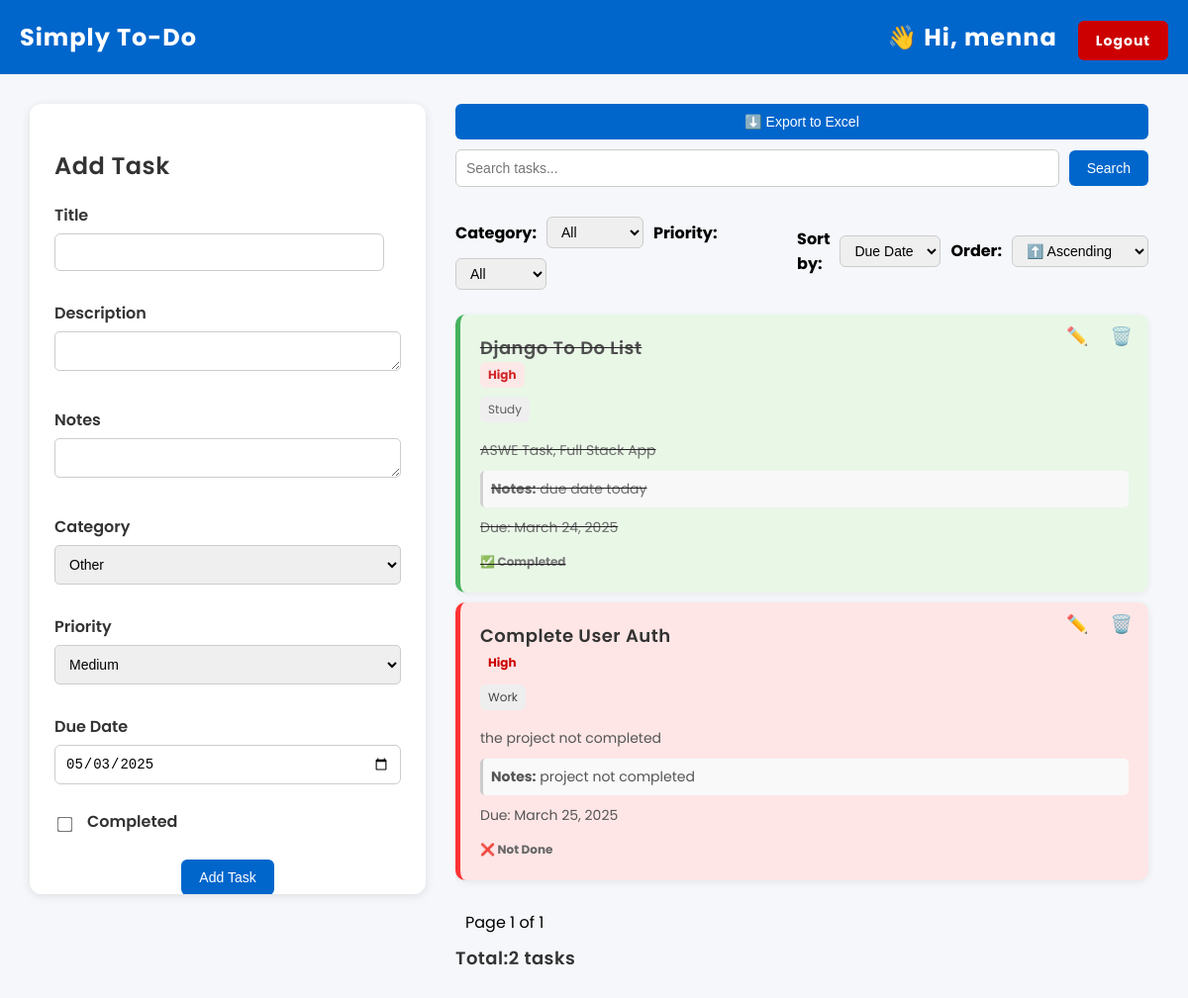
Before: /tasks/ (signed in) with the older database file.
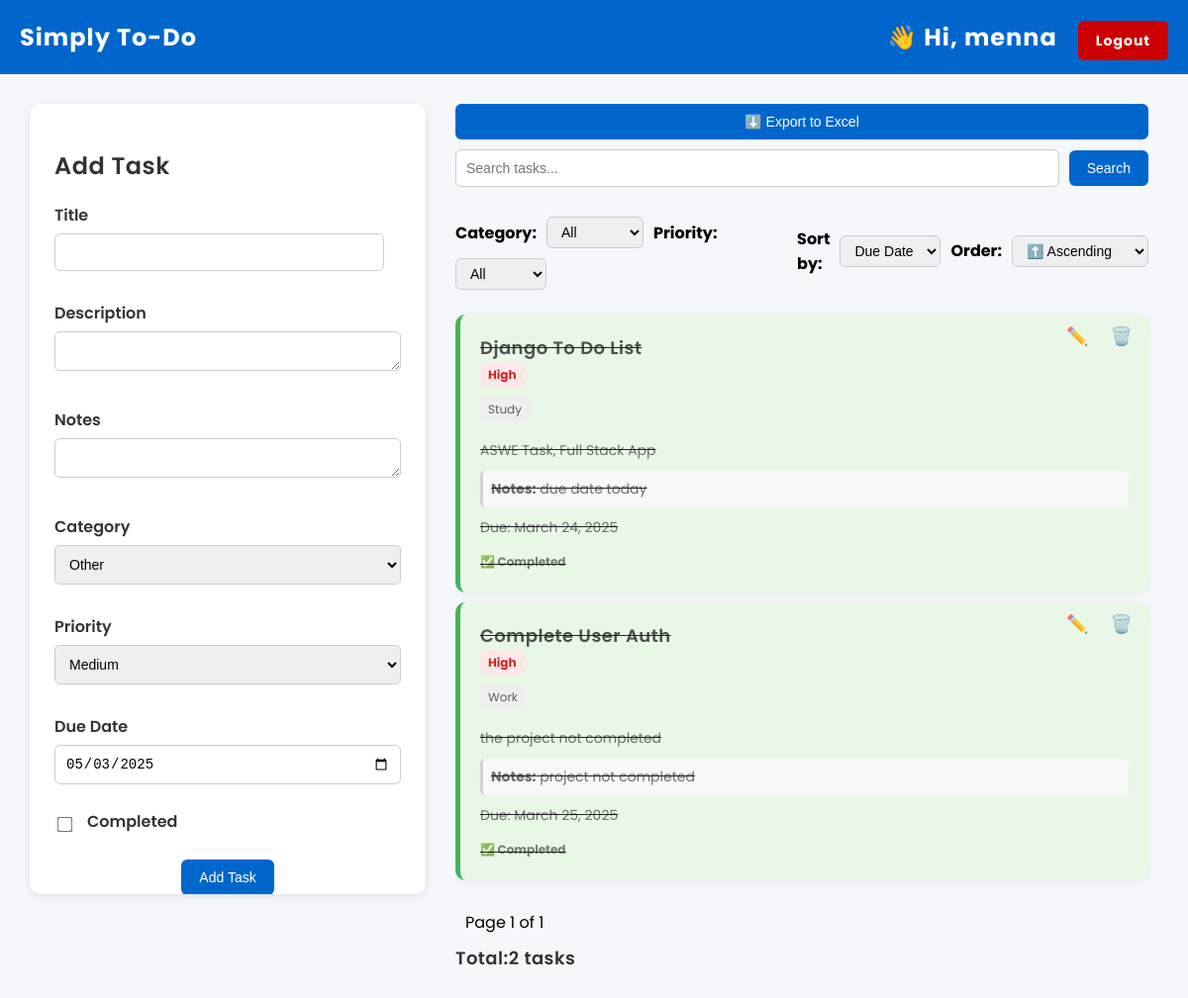
After: the same page with the newer database file.
### tasks/models.py (models this page shows, shortened)
class Task(models.Model):
    title = models.CharField(max_length=100)
    description = models.TextField()
    completed = models.BooleanField(default=False)
    CATEGORY_CHOICES = [
        ('Work', 'Work'),
        ('Study', 'Study'),
        ('Personal', 'Personal'),
        ('Other', 'Other'),
    ]
    category = models.CharField(max_length=20, choices=CATEGORY_CHOICES, default='Other')
    due_date = models.DateField(default=timezone.now)
    PRIORITY_CHOICES = [
        ('High', 'High'),
        ('Medium', 'Medium'),
        ('Low', 'Low'),
    ]
    priority = models.CharField(max_length=10, choices=PRIORITY_CHOICES, default='Medium')
    notes = models.TextField(blank=True, null=True)
    user = models.ForeignKey(User, on_delete=models.CASCADE)

### tasks/views.py (the view, shortened to what this page needs)
# urls.py: path('', views.task_list, name='task_list'),
@login_required
def task_list(request):
    query = request.GET.get('q', '')
    sort_field = request.GET.get('field', 'due_date')
    sort_order = request.GET.get('order', 'asc')
    sort_prefix = '' if sort_order == 'asc' else '-'
    category_filter = request.GET.get('category', '')
    priority_filter = request.GET.get('priority', '')
    now = timezone.now().date()
    near_date = now + timedelta(days=2)
    tasks = Task.objects.filter(user=request.user)
    if query:
        tasks = tasks.filter(
            Q(title__icontains=query) |
            Q(description__icontains=query) |
            Q(category__icontains=query)
        )
    tasks = tasks.order_by(f'{sort_prefix}{sort_field}')
    if category_filter:
        tasks = tasks.filter(category__iexact=category_filter)
    if priority_filter:
        tasks = tasks.filter(priority__iexact=priority_filter)
    paginator = Paginator(tasks, 2)
    page_number = request.GET.get('page')
    category_filter = request.GET.get('category', '')
    priority_filter = request.GET.get('priority', '')
    page_obj = paginator.get_page(page_number)
    task_count = tasks.count()
    form = TaskForm()
    return render(request, 'task_list.html', {
        'form': form,
        'page_obj': page_obj,
        'query': query,
        'sort_field': sort_field,
        'sort_order': sort_order,
        'task_count': task_count,
        'category_filter': category_filter,
        'priority_filter': priority_filter,
        'now': now,
        'near_date': near_date,
    })

### tasks/forms.py
class TaskForm(forms.ModelForm):
    class Meta:
        model = Task
        fields = ['title', 'description', 'completed', 'category', 'due_date', 'priority', 'notes']
        widgets = {
            'due_date': forms.DateInput(attrs={'type': 'date'})
        }

### tasks/templates/task_list.html (shortened to what this page needs)
{% load static %}
<!DOCTYPE html>
<html lang="en">
  <head>
    <link rel="stylesheet" href="{% static 'tasks/styles.css' %}" />
  </head>
  <body>
    <header>Simply To-Do
        <span>
            {% if user.is_authenticated %}
              <span style="margin-right: 15px;">👋 Hi, {{ user.username }}</span>
              <a href="{% url 'login' %}" class="btn" style="background-color: #cc0000;">Logout</a>
            {% else %}
              <a href="{% url 'login' %}" class="btn" style="margin-right: 10px;">Login</a>
              <a href="{% url 'register' %}" class="btn">Register</a>
            {% endif %}
        </span>
    </header>
    <div class="main-content">
      <div class="task-form-box">
        <h2>Add Task</h2>
        <form method="post" class="task-form">
          <div class="form-group">
            <label for="id_title">Title</label>
            {{ form.title }}
          </div>
          <div class="form-group">
            <label for="id_description">Description</label>
            {{ form.description }}
          </div>
          <div class="form-group">
            <label for="id_notes">Notes</label>
            {{ form.notes }}
          </div>
          <div class="form-group">
            <label for="id_category">Category</label>
            {{ form.category }}
          </div>
          <div class="form-group">
            <label for="id_priority">Priority</label>
            {{ form.priority }}
          </div>
          <div class="form-group">
            <label for="id_due_date">Due Date</label>
            {{ form.due_date }}
          </div>
          <div class="form-group checkbox-group">
            <input type="checkbox" id="{{ form.completed.id_for_label }}" name="{{ form.completed.name }}"
                   {% if form.completed.value %}checked{% endif %}>
            <label for="{{ form.completed.id_for_label }}">Completed</label>
          </div>
          <div style="text-align: center; margin-top: 20px">
            <button type="submit" class="btn">Add Task</button>
          </div>
        </form>
      </div>
      <div class="task-list">
        <button class="btn" onclick="exportTasksToExcel()">⬇️ Export to Excel</button>
        <form method="get" action="." class="task-search-form" style="margin-bottom: 20px;">
            <input type="text" name="q" placeholder="Search tasks..." value="{{ query }}" />
            <button type="submit" class="btn">Search</button>
          </form>
          <div class="filter-cont">
            <form method="get" class="filter-form" style="display: flex; gap: 10px; align-items: center; flex-wrap: wrap; margin-bottom: 15px;">
                <label for="category"><strong>Category:</strong></label>
                <select name="category" id="category" onchange="this.form.submit()">
                    <option value="">All</option>
                </select>
                <label for="priority"><strong>Priority:</strong></label>
                <select name="priority" id="priority" onchange="this.form.submit()">
                    <option value="">All</option>
                </select>
                </form>
            <form method="get" class="sort-form" style="display: flex; gap: 10px; align-items: center; margin-bottom: 20px;">
                <label for="field"><strong>Sort by:</strong></label>
                <select name="field" id="field" onchange="this.form.submit()">
                  <option value="due_date" {% if sort_field == 'due_date' %}selected{% endif %}>Due Date</option>
                </select>
                <label for="order"><strong>Order:</strong></label>
                <select name="order" id="order" onchange="this.form.submit()">
                  <option value="asc" {% if sort_order == 'asc' %}selected{% endif %}>⬆️ Ascending</option>
                </select>
              </form>
          </div>
        {% for task in page_obj %}
        <div class="task-card
        {% if task.completed %}completed
        {% elif task.due_date and task.due_date < now %} late
        {% elif task.due_date and task.due_date <= near_date %} upcoming
        {% endif %}">
          <div class="task-actions">
            <button
            class="btn-edit"
            onclick="openEditModal(
                {{ task.id }},
                '{{ task.title|escapejs }}',
                '{{ task.description|escapejs }}',
                {{ task.completed|yesno:'true,false' }},
                '{{ task.category|escapejs }}',
                '{{ task.due_date|date:"Y-m-d" }}',
                '{{ task.priority|escapejs }}',
                '{{ task.notes|default_if_none:""|escapejs }}'
            )"
            >
            ✏️
            </button>
            <button
              class="btn-delete"
              onclick="openDeleteModal({{ task.id }}, '{{ task.title }}')"
            >
              🗑️
            </button>
          </div>
          <h3>
            <a href="#" onclick="openDetailModal({{ task.id }})" style="text-decoration: none; color: inherit;">
              {{ task.title }}
            </a>
          </h3>
          <span class="priority-tag {{ task.priority|lower }}"
            >{{ task.priority }}</span
          ><br />
          <span class="category-tag">{{ task.category }}</span>
          <p>{{ task.description }}</p>
          {% if task.notes %}
          <p class="task-notes"><strong>Notes:</strong> {{ task.notes }}</p>
          {% endif %}
          <p class="due-date">Due: {{ task.due_date }}</p>
          <span class="status">
            {% if task.completed %}✅ Completed{% else %}❌ Not Done{% endif %}
          </span>
        </div>
        {% empty %}
        <p>No tasks found.</p>
        {% endfor %}
        <div class="pagination" style="margin-top: 20px;">
            <span style="margin: 0 10px;">Page {{ page_obj.number }} of {{ page_obj.paginator.num_pages }}</span>
          </div>
        <div class="task-summary" style="margin-bottom: 15px;">
            <h3>Total:{{ task_count }} task{{ task_count|pluralize }}</h3>
        </div>
      </div>
    </div>
  </body>
</html>

### tasks/static/tasks/styles.css (style rules this page uses)
body { margin: 0; font-family: 'Segoe UI', Tahoma, Geneva, Verdana, sans-serif; background-color: #f5f7fa; }
header { background-color: #0066cc; color: white; padding: 20px; text-align: center; font-size: 24px; font-weight: bold; letter-spacing: 1px; }
.main-content { display: flex; justify-content: space-between; padding: 30px; gap: 30px; flex-wrap: wrap; }
.task-form-box { flex: 1; min-width: 300px; background-color: #ffffff; padding: 25px; border-radius: 12px; box-shadow: 0 2px 10px rgba(0, 0, 0, 0.1); }
.task-form-box h2 { margin-bottom: 20px; color: #333; }
.task-form { background-color: #ffffff; }
.task-form label { display: block; font-weight: 600; margin-bottom: 6px; color: #333; }
.form-group { margin-bottom: 15px; }
.checkbox-group { display: flex; align-items: center; gap: 10px; font-weight: 600; color: #333; }
.task-form input[type="text"], .task-form textarea, .task-form select { width: 95%; padding: 10px; border-radius: 6px; border: 1px solid #ccc; font-size: 14px; margin-bottom: 10px; }
.task-form input[type="checkbox"] { transform: scale(1.2); accent-color: #0066cc; }
.btn { padding: 10px 20px; border: none; border-radius: 6px; background-color: #0066cc; color: white; cursor: pointer; transition: background-color 0.3s ease; font-size: 14px; }
.btn-delete { background-color: #e60026; }
.btn-edit { background-color: #ff9900; }
.task-list { flex: 2; display: grid; grid-template-columns: repeat(auto-fill, minmax(250px, 1fr)); gap: 20px; }
.task-card { background-color: #fff; padding: 20px; border-radius: 10px; box-shadow: 0 2px 8px rgba(0, 0, 0, 0.07); position: relative; }
.task-card.completed { background-color: #e8f7e4; border-left: 5px solid #28a745; opacity: 0.85; text-decoration: line-through; }
.task-card h3 { margin: 0; font-size: 18px; color: #333; }
.task-card p { margin: 10px 0; font-size: 14px; color: #555; }
.task-card .status { font-size: 12px; font-weight: bold; color: #666; }
.task-actions { position: absolute; top: 10px; right: 10px; }
.task-actions button { background: none; border: none; cursor: pointer; font-size: 18px; margin-left: 10px; }
.task-actions .btn-edit { color: #ff9900; }
.task-actions .btn-delete { color: #e60026; }
.category-tag { display: inline-block; background-color: #eee; color: #444; font-size: 12px; padding: 4px 8px; border-radius: 6px; margin-bottom: 8px; }
.due-date { font-size: 13px; color: #999; margin-top: 5px; }
.task-form input[type="date"] { width: 100%; padding: 10px; border-radius: 6px; border: 1px solid #ccc; font-size: 14px; margin-bottom: 10px; }
.priority-tag { display: inline-block; padding: 4px 8px; border-radius: 6px; font-size: 12px; font-weight: bold; margin-bottom: 8px; }
.priority-tag.high { background-color: #ffe6e6; color: #cc0000; }
.task-notes { background-color: #f9f9f9; padding: 8px; font-size: 13px; color: #444; border-left: 3px solid #ccc; margin-top: 10px; border-radius: 5px; }

Changed rows visible on the page:
changed Task "Complete User Auth": completed "❌ Not Done" → "✅ Completed"
